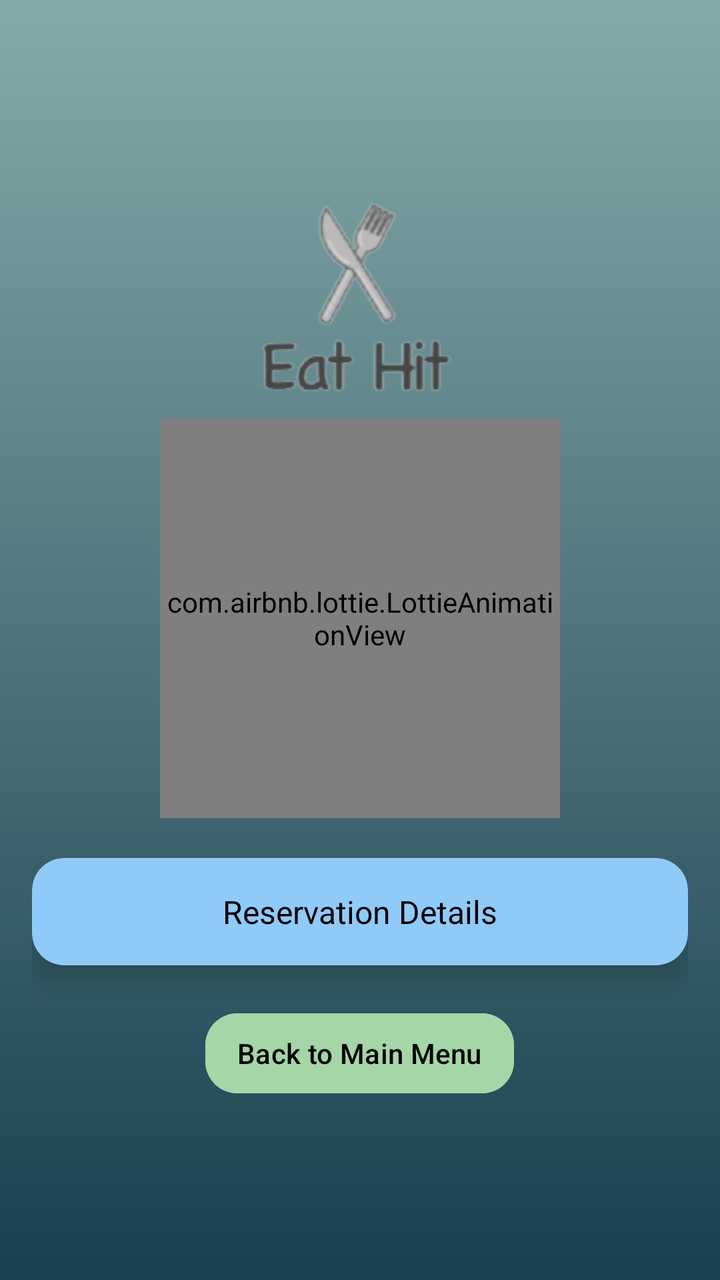
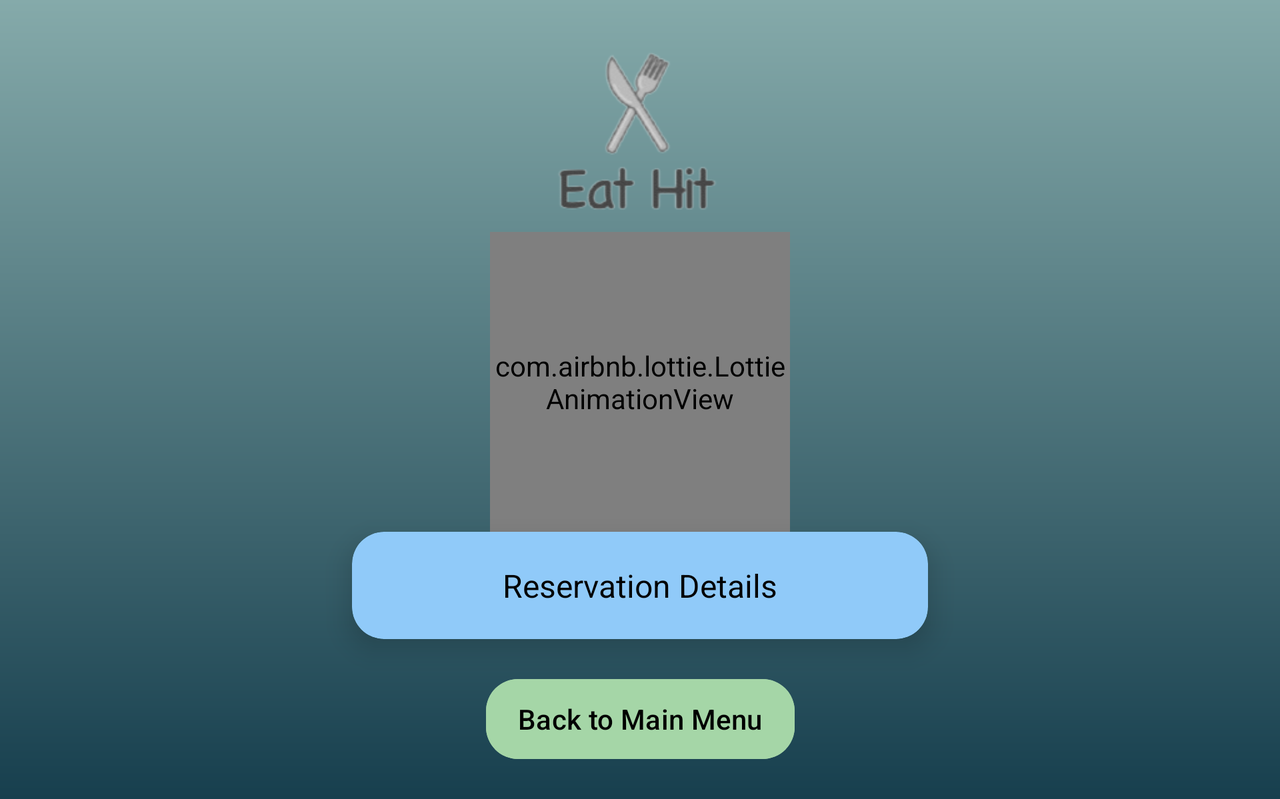

Two renders of one Android screen. The first uses the default layout on a phone; the second uses the alternative layout the repository ships for a different screen configuration, on a matching device. The two XML files are below.
<!-- AndroidManifest.xml: application theme Theme.EatHit -->
<!-- res/layout/activity_confirmation.xml -->
<LinearLayout
    xmlns:android="http://schemas.android.com/apk/res/android"
    xmlns:app="http://schemas.android.com/apk/res-auto"
    xmlns:tools="http://schemas.android.com/tools"
    android:layout_width="match_parent"
    android:layout_height="match_parent"
    android:orientation="vertical"
    android:gravity="center"
    android:padding="16dp"
    android:background="@drawable/background_particles">

    
    <ImageView
        android:id="@+id/logo"
        android:layout_width="120dp"
        android:layout_height="120dp"
        android:src="@drawable/logo"
        app:layout_constraintEnd_toEndOf="parent"
        app:layout_constraintStart_toStartOf="parent"
        app:layout_constraintTop_toTopOf="parent"
        app:layout_constraintVertical_bias="0.1"
        tools:ignore="ImageContrastCheck" />

    
    <com.airbnb.lottie.LottieAnimationView
        android:id="@+id/confirmationAnimation"
        android:layout_width="200dp"
        android:layout_height="200dp"
        android:layout_gravity="center"
        app:lottie_autoPlay="true"
        app:lottie_loop="false"
        app:lottie_rawRes="@raw/confirmation"
        tools:ignore="ImageContrastCheck" />

    
    <androidx.cardview.widget.CardView
        android:id="@+id/reservationCard"
        android:layout_width="match_parent"
        android:layout_height="wrap_content"
        android:layout_marginTop="20dp"
        app:cardCornerRadius="16dp"
        app:cardElevation="8dp"
        android:backgroundTint="@color/primary"
        >
        
        <TextView
            android:id="@+id/reservationDetails"
            android:layout_width="match_parent"
            android:layout_height="wrap_content"
            android:padding="16dp"
            android:textSize="16sp"
            android:textColor="@android:color/black"
            android:gravity="center"
            android:text="@string/reservation_details_title" />
    </androidx.cardview.widget.CardView>

    
    <com.google.android.material.button.MaterialButton
        android:id="@+id/backButton"
        android:layout_width="wrap_content"
        android:layout_height="wrap_content"
        android:layout_marginTop="20dp"
        android:paddingStart="16dp"
        android:paddingEnd="16dp"
        android:text="@string/back_to_main_menu"
        android:textColor="@android:color/black"
        android:backgroundTint="@color/secondary"
        app:cornerRadius="16dp"
        app:iconSize="24dp" />
</LinearLayout>
<!-- resources referenced by this layout -->
<resources>
  <color name="primary">#90CAF9</color>
  <color name="secondary">#A5D6A7</color>
  <!-- drawable background_particles (drawable) -->
  <layer-list xmlns:android="http://schemas.android.com/apk/res/android">
      <item>
          <shape android:shape="rectangle">
              <gradient
                  android:startColor="@color/backgroundGradientStart"
                  android:endColor="@color/backgroundGradientEnd"
                  android:angle="120" />
          </shape>
      </item>
  </layer-list>
  <!-- drawable logo: png bitmap (drawable, 13508 bytes) -->
  <string name="back_to_main_menu">Back to Main Menu</string>
  <string name="reservation_details_title">Reservation Details</string>
  <style name="Theme.EatHit" parent="Base.Theme.EatHit" />
  <color name="backgroundGradientStart">#85AAAA</color>
  <color name="backgroundGradientEnd">#173F4E</color>
  <style name="Base.Theme.EatHit" parent="Theme.Material3.DayNight.NoActionBar">
          
          
      </style>
</resources>
<!-- res/layout-land/activity_confirmation.xml (the repository's variant of the layout above) -->
<!-- drawn on the phone turned sideways -->
<ScrollView
    xmlns:android="http://schemas.android.com/apk/res/android"
    xmlns:app="http://schemas.android.com/apk/res-auto"
    android:layout_width="match_parent"
    android:layout_height="match_parent"
    android:fillViewport="true"
    android:background="@drawable/background_particles"
    android:padding="16dp">

    <androidx.constraintlayout.widget.ConstraintLayout
        android:layout_width="match_parent"
        android:layout_height="wrap_content">

        <ImageView
            android:id="@+id/logo"
            android:layout_width="100dp"
            android:layout_height="100dp"
            android:src="@drawable/logo"
            app:layout_constraintTop_toTopOf="parent"
            app:layout_constraintStart_toStartOf="parent"
            app:layout_constraintEnd_toEndOf="parent"
            app:layout_constraintHorizontal_bias="0.5"
            app:layout_constraintVertical_bias="0.1" />

        <com.airbnb.lottie.LottieAnimationView
            android:id="@+id/confirmationAnimation"
            android:layout_width="150dp"
            android:layout_height="150dp"
            app:lottie_autoPlay="true"
            app:lottie_loop="false"
            app:lottie_rawRes="@raw/confirmation"
            app:layout_constraintTop_toBottomOf="@id/logo"
            app:layout_constraintStart_toStartOf="parent"
            app:layout_constraintEnd_toEndOf="parent"
            app:layout_constraintHorizontal_bias="0.5"
            app:layout_constraintVertical_bias="0.05" />

        <androidx.cardview.widget.CardView
            android:id="@+id/reservationCard"
            android:layout_width="0dp"
            android:layout_height="wrap_content"
            android:layout_marginStart="160dp"
            android:layout_marginEnd="160dp"
            app:cardCornerRadius="16dp"
            app:cardElevation="8dp"
            android:backgroundTint="@color/primary"
            app:layout_constraintTop_toBottomOf="@id/confirmationAnimation"
            app:layout_constraintStart_toStartOf="parent"
            app:layout_constraintEnd_toEndOf="parent"
            app:layout_constraintHorizontal_bias="0.5">

            <TextView
                android:id="@+id/reservationDetails"
                android:layout_width="match_parent"
                android:layout_height="wrap_content"
                android:padding="16dp"
                android:textSize="16sp"
                android:textColor="@android:color/black"
                android:gravity="center"
                android:text="@string/reservation_details_title" />
        </androidx.cardview.widget.CardView>

        <com.google.android.material.button.MaterialButton
            android:id="@+id/backButton"
            android:layout_width="wrap_content"
            android:layout_height="wrap_content"
            android:layout_marginTop="16dp"
            android:layout_marginBottom="16dp"
            android:paddingStart="16dp"
            android:paddingEnd="16dp"
            android:text="@string/back_to_main_menu"
            android:textColor="@android:color/black"
            android:backgroundTint="@color/secondary"
            app:cornerRadius="16dp"
            app:iconSize="24dp"
            app:layout_constraintTop_toBottomOf="@id/reservationCard"
            app:layout_constraintStart_toStartOf="parent"
            app:layout_constraintEnd_toEndOf="parent" />
    </androidx.constraintlayout.widget.ConstraintLayout>
</ScrollView>
